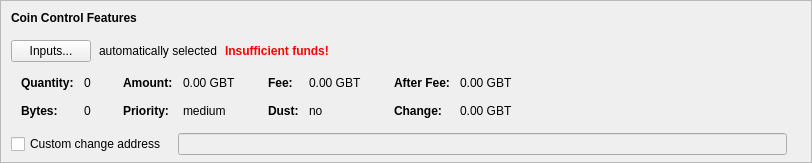
    <widget class="QFrame" name="frameCoinControl">
     <property name="sizePolicy">
      <sizepolicy hsizetype="Expanding" vsizetype="Expanding">
       <horstretch>0</horstretch>
       <verstretch>0</verstretch>
      </sizepolicy>
     </property>
     <property name="maximumSize">
      <size>
       <width>16777215</width>
       <height>16777215</height>
      </size>
     </property>
     <property name="frameShape">
      <enum>QFrame::StyledPanel</enum>
     </property>
     <property name="frameShadow">
      <enum>QFrame::Sunken</enum>
     </property>
     <layout class="QVBoxLayout" name="verticalLayoutCoinControl2">
      <property name="spacing">
       <number>0</number>
      </property>
      <property name="leftMargin">
       <number>0</number>
      </property>
      <property name="topMargin">
       <number>0</number>
      </property>
      <property name="rightMargin">
       <number>0</number>
      </property>
      <property name="bottomMargin">
       <number>6</number>
      </property>
      <item>
       <layout class="QVBoxLayout" name="verticalLayoutCoinControl" stretch="0,0,0,0,1">
        <property name="spacing">
         <number>0</number>
        </property>
        <property name="leftMargin">
         <number>10</number>
        </property>
        <property name="topMargin">
         <number>10</number>
        </property>
        <item>
         <layout class="QHBoxLayout" name="horizontalLayoutCoinControl1">
          <property name="bottomMargin">
           <number>15</number>
          </property>
          <item>
           <widget class="QLabel" name="labelCoinControlFeatures">
            <property name="sizePolicy">
             <sizepolicy hsizetype="Preferred" vsizetype="Maximum">
              <horstretch>0</horstretch>
              <verstretch>0</verstretch>
             </sizepolicy>
            </property>
            <property name="font">
             <font>
              <weight>75</weight>
              <bold>true</bold>
             </font>
            </property>
            <property name="styleSheet">
             <string notr="true">font-weight:bold;</string>
            </property>
            <property name="text">
             <string>Coin Control Features</string>
            </property>
           </widget>
          </item>
         </layout>
        </item>
        <item>
         <layout class="QHBoxLayout" name="horizontalLayoutCoinControl2" stretch="0,0,0,0">
          <property name="spacing">
           <number>8</number>
          </property>
          <property name="bottomMargin">
           <number>10</number>
          </property>
          <item>
           <widget class="QPushButton" name="pushButtonCoinControl">
            <property name="styleSheet">
             <string notr="true"/>
            </property>
            <property name="text">
             <string>Inputs...</string>
            </property>
            <property name="autoDefault">
             <bool>false</bool>
            </property>
           </widget>
          </item>
          <item>
           <widget class="QLabel" name="labelCoinControlAutomaticallySelected">
            <property name="text">
             <string>automatically selected</string>
            </property>
            <property name="margin">
             <number>5</number>
            </property>
           </widget>
          </item>
          <item>
           <widget class="QLabel" name="labelCoinControlInsuffFunds">
            <property name="font">
             <font>
              <weight>75</weight>
              <bold>true</bold>
             </font>
            </property>
            <property name="styleSheet">
             <string notr="true">color:red;font-weight:bold;</string>
            </property>
            <property name="text">
             <string>Insufficient funds!</string>
            </property>
            <property name="margin">
             <number>5</number>
            </property>
           </widget>
          </item>
          <item>
           <spacer name="horizontalSpacerCoinControl">
            <property name="orientation">
             <enum>Qt::Horizontal</enum>
            </property>
            <property name="sizeHint" stdset="0">
             <size>
              <width>40</width>
              <height>1</height>
             </size>
            </property>
           </spacer>
          </item>
         </layout>
        </item>
        <item>
         <widget class="QWidget" name="widgetCoinControl" native="true">
          <property name="sizePolicy">
           <sizepolicy hsizetype="Preferred" vsizetype="Preferred">
            <horstretch>0</horstretch>
            <verstretch>0</verstretch>
           </sizepolicy>
          </property>
          <property name="minimumSize">
           <size>
            <width>0</width>
            <height>0</height>
           </size>
          </property>
          <property name="styleSheet">
           <string notr="true"/>
          </property>
          <layout class="QHBoxLayout" name="horizontalLayoutCoinControl5">
           <property name="leftMargin">
            <number>0</number>
           </property>
           <property name="topMargin">
            <number>0</number>
           </property>
           <property name="rightMargin">
            <number>0</number>
           </property>
           <property name="bottomMargin">
            <number>0</number>
           </property>
           <item>
            <layout class="QHBoxLayout" name="horizontalLayoutCoinControl3" stretch="0,0,0,1">
             <property name="spacing">
              <number>20</number>
             </property>
             <property name="topMargin">
              <number>0</number>
             </property>
             <property name="bottomMargin">
              <number>10</number>
             </property>
             <item>
              <layout class="QFormLayout" name="formLayoutCoinControl1">
               <property name="horizontalSpacing">
                <number>10</number>
               </property>
               <property name="verticalSpacing">
                <number>14</number>
               </property>
               <property name="leftMargin">
                <number>10</number>
               </property>
               <property name="topMargin">
                <number>4</number>
               </property>
               <property name="rightMargin">
                <number>6</number>
               </property>
               <item row="0" column="0">
                <widget class="QLabel" name="labelCoinControlQuantityText">
                 <property name="font">
                  <font>
                   <weight>75</weight>
                   <bold>true</bold>
                  </font>
                 </property>
                 <property name="text">
                  <string>Quantity:</string>
                 </property>
                 <property name="margin">
                  <number>0</number>
                 </property>
                </widget>
               </item>
               <item row="0" column="1">
                <widget class="QLabel" name="labelCoinControlQuantity">
                 <property name="cursor">
                  <cursorShape>IBeamCursor</cursorShape>
                 </property>
                 <property name="contextMenuPolicy">
                  <enum>Qt::ActionsContextMenu</enum>
                 </property>
                 <property name="text">
                  <string notr="true">0</string>
                 </property>
                 <property name="margin">
                  <number>0</number>
                 </property>
                 <property name="textInteractionFlags">
                  <set>Qt::LinksAccessibleByMouse|Qt::TextSelectableByKeyboard|Qt::TextSelectableByMouse</set>
                 </property>
                </widget>
               </item>
               <item row="1" column="0">
                <widget class="QLabel" name="labelCoinControlBytesText">
                 <property name="font">
                  <font>
                   <weight>75</weight>
                   <bold>true</bold>
                  </font>
                 </property>
                 <property name="text">
                  <string>Bytes:</string>
                 </property>
                </widget>
               </item>
               <item row="1" column="1">
                <widget class="QLabel" name="labelCoinControlBytes">
                 <property name="cursor">
                  <cursorShape>IBeamCursor</cursorShape>
                 </property>
                 <property name="contextMenuPolicy">
                  <enum>Qt::ActionsContextMenu</enum>
                 </property>
                 <property name="text">
                  <string notr="true">0</string>
                 </property>
                 <property name="textInteractionFlags">
                  <set>Qt::LinksAccessibleByMouse|Qt::TextSelectableByKeyboard|Qt::TextSelectableByMouse</set>
                 </property>
                </widget>
               </item>
              </layout>
             </item>
             <item>
              <layout class="QFormLayout" name="formLayoutCoinControl2">
               <property name="horizontalSpacing">
                <number>10</number>
               </property>
               <property name="verticalSpacing">
                <number>14</number>
               </property>
               <property name="leftMargin">
                <number>6</number>
               </property>
               <property name="topMargin">
                <number>4</number>
               </property>
               <property name="rightMargin">
                <number>6</number>
               </property>
               <item row="0" column="0">
                <widget class="QLabel" name="labelCoinControlAmountText">
                 <property name="font">
                  <font>
                   <weight>75</weight>
                   <bold>true</bold>
                  </font>
                 </property>
                 <property name="text">
                  <string>Amount:</string>
                 </property>
                 <property name="margin">
                  <number>0</number>
                 </property>
                </widget>
               </item>
               <item row="0" column="1">
                <widget class="QLabel" name="labelCoinControlAmount">
                 <property name="cursor">
                  <cursorShape>IBeamCursor</cursorShape>
                 </property>
                 <property name="contextMenuPolicy">
                  <enum>Qt::ActionsContextMenu</enum>
                 </property>
                 <property name="text">
                  <string notr="true">0.00 GBT</string>
                 </property>
                 <property name="textInteractionFlags">
                  <set>Qt::LinksAccessibleByMouse|Qt::TextSelectableByKeyboard|Qt::TextSelectableByMouse</set>
                 </property>
                </widget>
               </item>
               <item row="1" column="0">
                <widget class="QLabel" name="labelCoinControlPriorityText">
                 <property name="font">
                  <font>
                   <weight>75</weight>
                   <bold>true</bold>
                  </font>
                 </property>
                 <property name="text">
                  <string>Priority:</string>
                 </property>
                </widget>
               </item>
               <item row="1" column="1">
                <widget class="QLabel" name="labelCoinControlPriority">
                 <property name="cursor">
                  <cursorShape>IBeamCursor</cursorShape>
                 </property>
                 <property name="contextMenuPolicy">
                  <enum>Qt::ActionsContextMenu</enum>
                 </property>
                 <property name="text">
                  <string notr="true">medium</string>
                 </property>
                 <property name="textInteractionFlags">
                  <set>Qt::LinksAccessibleByMouse|Qt::TextSelectableByKeyboard|Qt::TextSelectableByMouse</set>
                 </property>
                </widget>
               </item>
              </layout>
             </item>
             <item>
              <layout class="QFormLayout" name="formLayoutCoinControl3">
               <property name="horizontalSpacing">
                <number>10</number>
               </property>
               <property name="verticalSpacing">
                <number>14</number>
               </property>
               <property name="leftMargin">
                <number>6</number>
               </property>
               <property name="topMargin">
                <number>4</number>
               </property>
               <property name="rightMargin">
                <number>6</number>
               </property>
               <item row="0" column="0">
                <widget class="QLabel" name="labelCoinControlFeeText">
                 <property name="font">
                  <font>
                   <weight>75</weight>
                   <bold>true</bold>
                  </font>
                 </property>
                 <property name="text">
                  <string>Fee:</string>
                 </property>
                 <property name="margin">
                  <number>0</number>
                 </property>
                </widget>
               </item>
               <item row="0" column="1">
                <widget class="QLabel" name="labelCoinControlFee">
                 <property name="cursor">
                  <cursorShape>IBeamCursor</cursorShape>
                 </property>
                 <property name="contextMenuPolicy">
                  <enum>Qt::ActionsContextMenu</enum>
                 </property>
                 <property name="text">
                  <string notr="true">0.00 GBT</string>
                 </property>
                 <property name="textInteractionFlags">
                  <set>Qt::LinksAccessibleByMouse|Qt::TextSelectableByKeyboard|Qt::TextSelectableByMouse</set>
                 </property>
                </widget>
               </item>
               <item row="1" column="0">
                <widget class="QLabel" name="labelCoinControlLowOutputText">
                 <property name="font">
                  <font>
                   <weight>75</weight>
                   <bold>true</bold>
                  </font>
                 </property>
                 <property name="text">
                  <string>Dust:</string>
                 </property>
                </widget>
               </item>
               <item row="1" column="1">
                <widget class="QLabel" name="labelCoinControlLowOutput">
                 <property name="cursor">
                  <cursorShape>IBeamCursor</cursorShape>
                 </property>
                 <property name="contextMenuPolicy">
                  <enum>Qt::ActionsContextMenu</enum>
                 </property>
                 <property name="text">
                  <string notr="true">no</string>
                 </property>
                 <property name="textInteractionFlags">
                  <set>Qt::LinksAccessibleByMouse|Qt::TextSelectableByKeyboard|Qt::TextSelectableByMouse</set>
                 </property>
                </widget>
               </item>
              </layout>
             </item>
             <item>
              <layout class="QFormLayout" name="formLayoutCoinControl4">
               <property name="horizontalSpacing">
                <number>10</number>
               </property>
               <property name="verticalSpacing">
                <number>14</number>
               </property>
               <property name="leftMargin">
                <number>6</number>
               </property>
               <property name="topMargin">
                <number>4</number>
               </property>
               <property name="rightMargin">
                <number>6</number>
               </property>
               <item row="0" column="0">
                <widget class="QLabel" name="labelCoinControlAfterFeeText">
                 <property name="font">
                  <font>
                   <weight>75</weight>
                   <bold>true</bold>
                  </font>
                 </property>
                 <property name="text">
                  <string>After Fee:</string>
                 </property>
                 <property name="margin">
                  <number>0</number>
                 </property>
                </widget>
               </item>
               <item row="0" column="1">
                <widget class="QLabel" name="labelCoinControlAfterFee">
                 <property name="cursor">
                  <cursorShape>IBeamCursor</cursorShape>
                 </property>
                 <property name="contextMenuPolicy">
                  <enum>Qt::ActionsContextMenu</enum>
                 </property>
                 <property name="text">
                  <string notr="true">0.00 GBT</string>
                 </property>
                 <property name="textInteractionFlags">
                  <set>Qt::LinksAccessibleByMouse|Qt::TextSelectableByKeyboard|Qt::TextSelectableByMouse</set>
                 </property>
                </widget>
               </item>
               <item row="1" column="0">
                <widget class="QLabel" name="labelCoinControlChangeText">
                 <property name="font">
                  <font>
                   <weight>75</weight>
                   <bold>true</bold>
                  </font>
                 </property>
                 <property name="text">
                  <string>Change:</string>
                 </property>
                </widget>
               </item>
               <item row="1" column="1">
                <widget class="QLabel" name="labelCoinControlChange">
                 <property name="cursor">
                  <cursorShape>IBeamCursor</cursorShape>
                 </property>
                 <property name="contextMenuPolicy">
                  <enum>Qt::ActionsContextMenu</enum>
                 </property>
                 <property name="text">
                  <string notr="true">0.00 GBT</string>
                 </property>
                 <property name="textInteractionFlags">
                  <set>Qt::LinksAccessibleByMouse|Qt::TextSelectableByKeyboard|Qt::TextSelectableByMouse</set>
                 </property>
                </widget>
               </item>
              </layout>
             </item>
            </layout>
           </item>
          </layout>
         </widget>
        </item>
        <item>
         <layout class="QHBoxLayout" name="horizontalLayoutCoinControl4" stretch="0,0,0">
          <property name="spacing">
           <number>12</number>
          </property>
          <property name="sizeConstraint">
           <enum>QLayout::SetDefaultConstraint</enum>
          </property>
          <property name="topMargin">
           <number>5</number>
          </property>
          <property name="rightMargin">
           <number>5</number>
          </property>
          <item>
           <widget class="QCheckBox" name="checkBoxCoinControlChange">
            <property name="toolTip">
             <string>If this is activated, but the change address is empty or invalid, change will be sent to a newly generated address.</string>
            </property>
            <property name="text">
             <string>Custom change address</string>
            </property>
           </widget>
          </item>
          <item>
           <widget class="QValidatedLineEdit" name="lineEditCoinControlChange">
            <property name="enabled">
             <bool>false</bool>
            </property>
            <property name="sizePolicy">
             <sizepolicy hsizetype="Expanding" vsizetype="Fixed">
              <horstretch>0</horstretch>
              <verstretch>0</verstretch>
             </sizepolicy>
            </property>
           </widget>
          </item>
          <item>
           <widget class="QLabel" name="labelCoinControlChangeLabel">
            <property name="sizePolicy">
             <sizepolicy hsizetype="Preferred" vsizetype="Expanding">
              <horstretch>0</horstretch>
              <verstretch>0</verstretch>
             </sizepolicy>
            </property>
            <property name="minimumSize">
             <size>
              <width>0</width>
              <height>0</height>
             </size>
            </property>
            <property name="text">
             <string/>
            </property>
            <property name="margin">
             <number>3</number>
            </property>
           </widget>
          </item>
         </layout>
        </item>
        <item>
         <spacer name="verticalSpacerCoinControl">
          <property name="orientation">
           <enum>Qt::Vertical</enum>
          </property>
          <property name="sizeHint" stdset="0">
           <size>
            <width>800</width>
            <height>1</height>
           </size>
          </property>
         </spacer>
        </item>
       </layout>
      </item>
     </layout>
    </widget>
